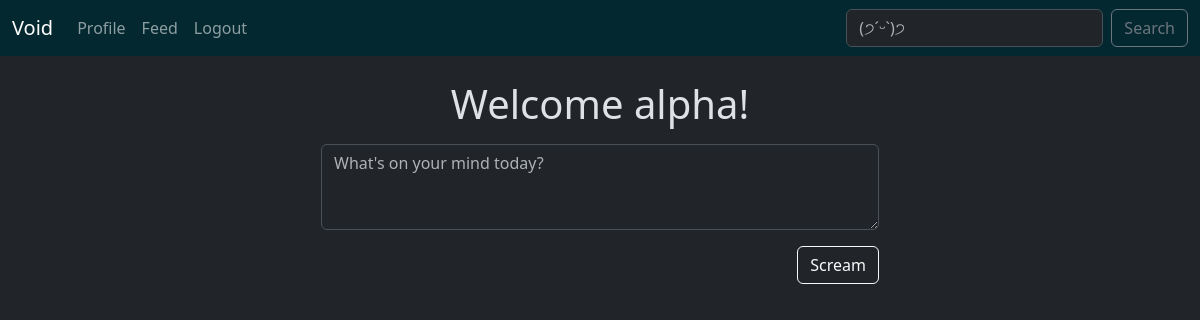
The app's page / (signed in), older data.
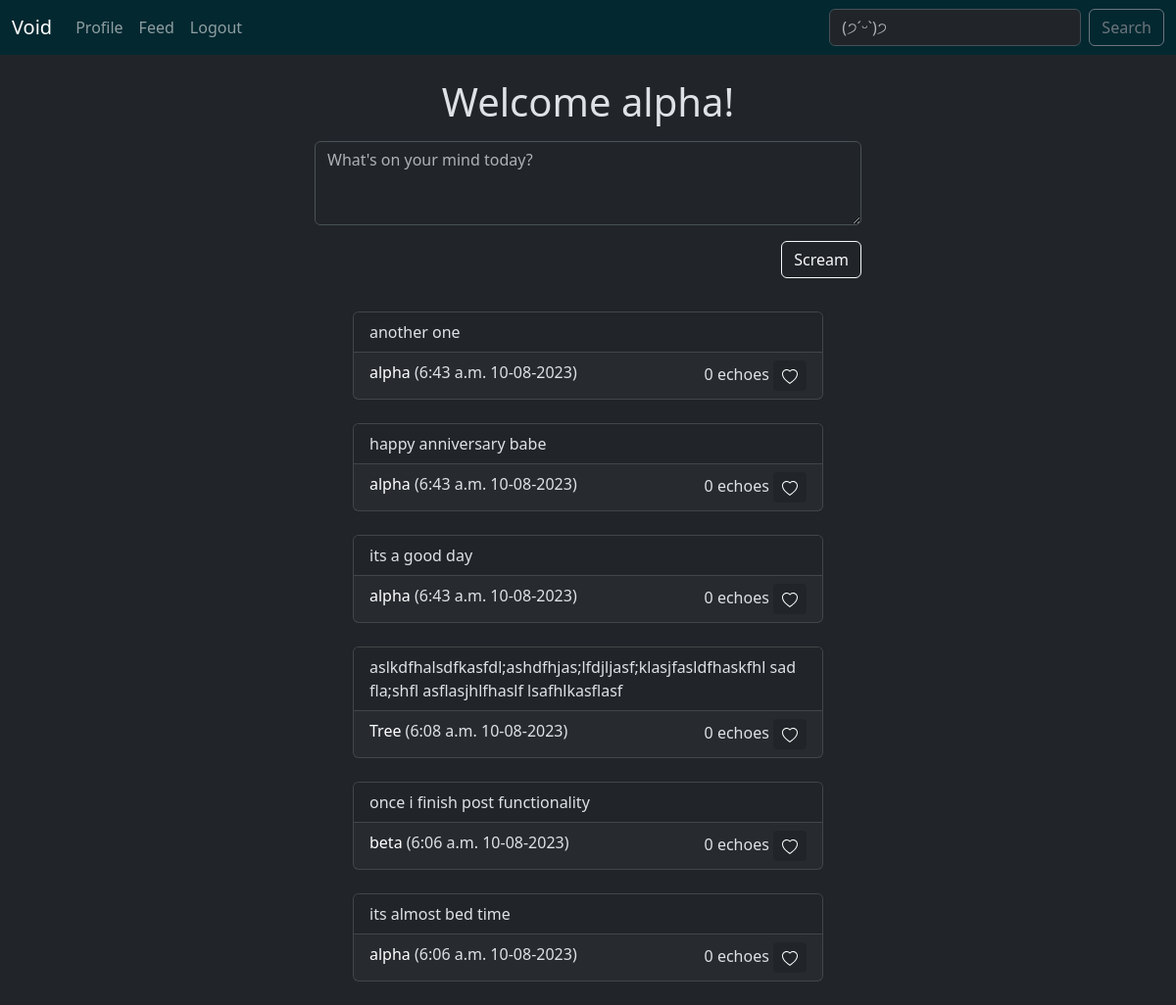
The same page, newer data.
### twitclone/models.py (models this page shows)
class Post(models.Model):
    post = models.CharField(max_length=300)
    post_time = models.DateTimeField(auto_now_add=True)
    likes = models.ManyToManyField(Profile,
        related_name="likes",
        blank=True)
    poster = models.ForeignKey(Profile, on_delete=models.CASCADE)
    def __str__(self):
        return (
            f"{self.id} "
            f"{self.poster} "
            f"({self.post_time:%I:%M %p %m-%d-%Y})"
        )

class Profile(models.Model):
    user = models.OneToOneField(User, on_delete=models.CASCADE, related_name="profile_user")
    follows = models.ManyToManyField("self",
        related_name="followed_by",
        symmetrical=False,
        blank=True)
    def __str__(self):
        return self.user.username

### twitclone/views.py (the view, shortened to what this page needs)
# urls.py: 2. Add a URL to urlpatterns:  path('', views.home, name='home')
@login_required
def home(request):
    form = PostCreateForm(request.POST or None)
    context = { "name": request.user, "posts": Post.objects.all().order_by("-post_time"), "form": form}
    return render(request, 'twitclone/home.html', context)

### twitclone/forms.py
class PostCreateForm(forms.ModelForm):
    post = forms.CharField(
        widget=forms.widgets.Textarea(
            attrs={
                "placeholder": "What's on your mind today?",
                "class": "form-control",
                "rows": "3",
                "maxlength": "300",
                "required": "True"
            }
        ),
        required=False,
        label=""
    )
    class Meta:
        model = Post
        exclude = ("poster", "likes")

### twitclone/templates/twitclone/home.html (shortened to what this page needs)
{% extends 'twitclone/base.html' %}
{% block content %}
<form action="" method="POST">
    <div class="mb-3 position-relative start-50 translate-middle-x w-50">
        <h1 class="text-center mb-3">Welcome {{ name }}!</h1>
        {{ form.as_p }}
        <button type="submit" class="btn btn-outline-light float-end">Scream</button>
    </div>
</form>
<br/>
<div class="mt-5 position-relative">
    {% for post in posts %}
        <div class="card start-50 translate-middle-x " style="width: 30rem;">
            <ul class="list-group list-group-flush">
                <li class="list-group-item">{{ post.post }}</li>
            </ul>
            <div class="card-footer">
                <form id="like_form" action="" method="POST">
                    <a class="link-body-emphasis link-offset-3 link-underline-opacity-0 link-underline-opacity-0-hover" href="{% url 'profile' profile_name=post.poster.user.profile_user %}">{{ post.poster }}</a> ({{ post.post_time|date:'g:i a m-d-Y' }})
                    {% if post.likes.count == 1 %}
                        <text class="float-end pr-3">1 echo
                            <button type="submit" class="btn btn-dark btn-sm ml-4" name="like" value="{{ post }}">
                                {% if user.profile_user in post.likes.all %}
                                    <svg xmlns="http://www.w3.org/2000/svg" width="16" height="16" fill="currentColor" class="bi bi-heart-fill" viewBox="0 0 16 16">
                                        <path fill-rule="evenodd" d="M8 1.314C12.438-3.248 23.534 4.735 8 15-7.534 4.736 3.562-3.248 8 1.314z"/>
                                    </svg>
                                {% else %}
                                    <svg xmlns="http://www.w3.org/2000/svg" width="16" height="16" fill="currentColor" class="bi bi-heart-fill" viewBox="0 0 16 16">
                                        <path d="m8 2.748-.717-.737C5.6.281 2.514.878 1.4 3.053c-.523 1.023-.641 2.5.314 4.385.92 1.815 2.834 3.989 6.286 6.357 3.452-2.368 5.365-4.542 6.286-6.357.955-1.886.838-3.362.314-4.385C13.486.878 10.4.28 8.717 2.01L8 2.748zM8 15C-7.333 4.868 3.279-3.04 7.824 1.143c.06.055.119.112.176.171a3.12 3.12 0 0 1 .176-.17C12.72-3.042 23.333 4.867 8 15z"/>
                                    </svg>
                                {% endif %}
                            </button>
                        </text>
                    {% else %}
                        <text class="float-end">{{ post.likes.count }} echoes
                            <button type="submit" class="btn btn-dark btn-sm ml-4" name="like" value="{{ post }}">
                            </button>
                        </text>
                    {% endif %}
                </form>
            </div>
        </div>
        <br/>
    {% endfor %}
</div>
{% endblock %}

Row changes from the older to the newer data that the page shows:
added Post: post "another one", poster "alpha", post_time "6:43 a.m. 10-08-2023", likes.count "0"
added Post: post "happy anniversary babe", poster "alpha", post_time "6:43 a.m. 10-08-2023", likes.count "0"
added Post: post "its a good day", poster "alpha", post_time "6:43 a.m. 10-08-2023", likes.count "0"
added Post: post "aslkdfhalsdfkasfdl;ashdfhjas;lfdjljasf;klasjfasldfhaskfhl sad fla;shfl asflasjhlfhaslf lsafhlkasflasf", poster "Tree", post_time "6:08 a.m. 10-08-2023", likes.count "0"
added Post: post "once i finish post functionality", poster "beta", post_time "6:06 a.m. 10-08-2023", likes.count "0"
added Post: post "its almost bed time", poster "alpha", post_time "6:06 a.m. 10-08-2023", likes.count "0"
